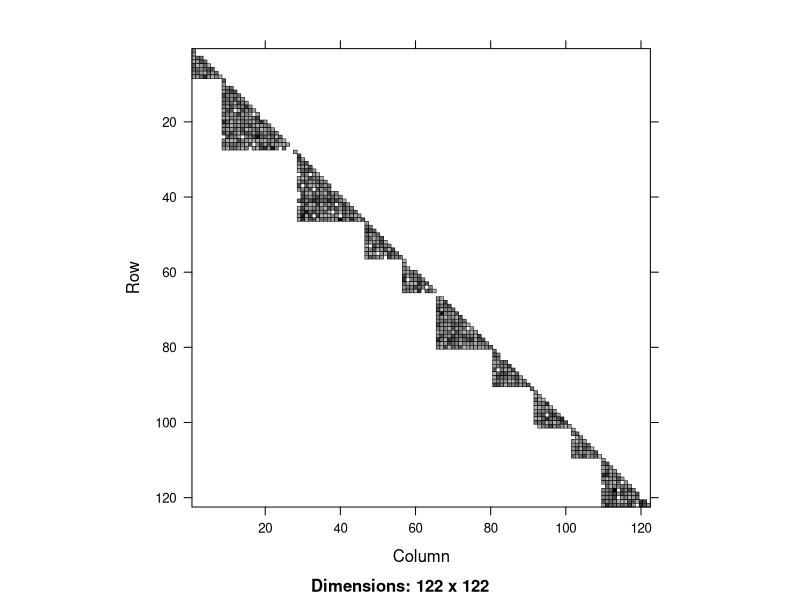

The R script that drew this image:
library(Matrix)


### Name: bdiag
### Title: Construct a Block Diagonal Matrix
### Aliases: bdiag .bdiag
### Keywords: array

### ** Examples

bdiag(matrix(1:4, 2), diag(3))
## combine "Matrix" class and traditional matrices:
bdiag(Diagonal(2), matrix(1:3, 3,4), diag(3:2))

mlist <- list(1, 2:3, diag(x=5:3), 27, cbind(1,3:6), 100:101)
bdiag(mlist)
stopifnot(identical(bdiag(mlist), 
                    bdiag(lapply(mlist, as.matrix))))

ml <- c(as(matrix((1:24)%% 11 == 0, 6,4),"nMatrix"),
        rep(list(Diagonal(2, x=TRUE)), 3))
mln <- c(ml, Diagonal(x = 1:3))
stopifnot(is(bdiag(ml), "lsparseMatrix"),
          is(bdiag(mln),"dsparseMatrix") )

## random (diagonal-)block-triangular matrices:
rblockTri <- function(nb, max.ni, lambda = 3) {
   .bdiag(replicate(nb, {
         n <- sample.int(max.ni, 1)
         tril(Matrix(rpois(n*n, lambda=lambda), n,n)) }))
}

(T4 <- rblockTri(4, 10, lambda = 1))
image(T1 <- rblockTri(12, 20))


##' Fast version of Matrix :: .bdiag() -- for the case of *many*  (k x k) matrices:
##' @param lmat list(<mat1>, <mat2>, ....., <mat_N>)  where each mat_j is a  k x k 'matrix'
##' @return a sparse (N*k x N*k) matrix of class  \code{"\linkS4class{dgCMatrix}"}.
bdiag_m <- function(lmat) {
    ## Copyright (C) 2016 Martin Maechler, ETH Zurich
    if(!length(lmat)) return(new("dgCMatrix"))
    stopifnot(is.list(lmat), is.matrix(lmat[[1]]),
              (k <- (d <- dim(lmat[[1]]))[1]) == d[2], # k x k
              all(vapply(lmat, dim, integer(2)) == k)) # all of them
    N <- length(lmat)
    if(N * k > .Machine$integer.max)
        stop("resulting matrix too large; would be  M x M, with M=", N*k)
    M <- as.integer(N * k)
    ## result: an   M x M  matrix
    new("dgCMatrix", Dim = c(M,M),
        ## 'i :' maybe there's a faster way (w/o matrix indexing), but elegant?
        i = as.vector(matrix(0L:(M-1L), nrow=k)[, rep(seq_len(N), each=k)]),
        p = k * 0L:M,
        x = as.double(unlist(lmat, recursive=FALSE, use.names=FALSE)))
}

l12 <- replicate(12, matrix(rpois(16, lambda = 6.4), 4,4), simplify=FALSE)
dim(T12 <- bdiag_m(l12))# 48 x 48
T12[1:20, 1:20]
